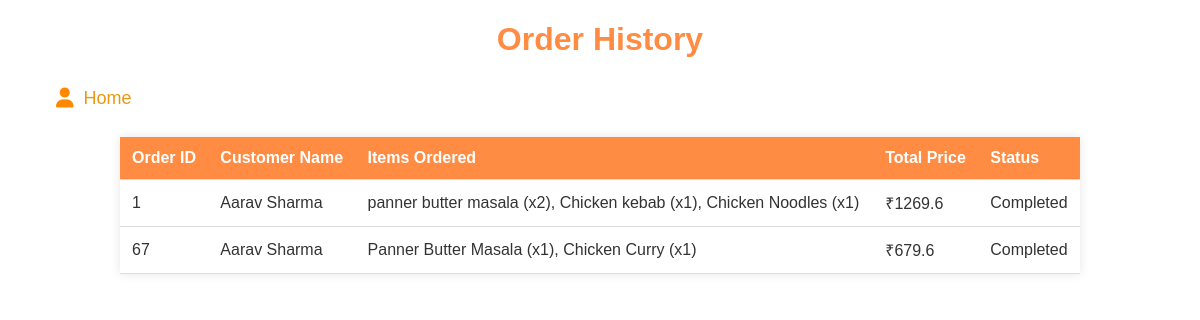
/ordersummary (signed in), run on an earlier commit of the app's database.
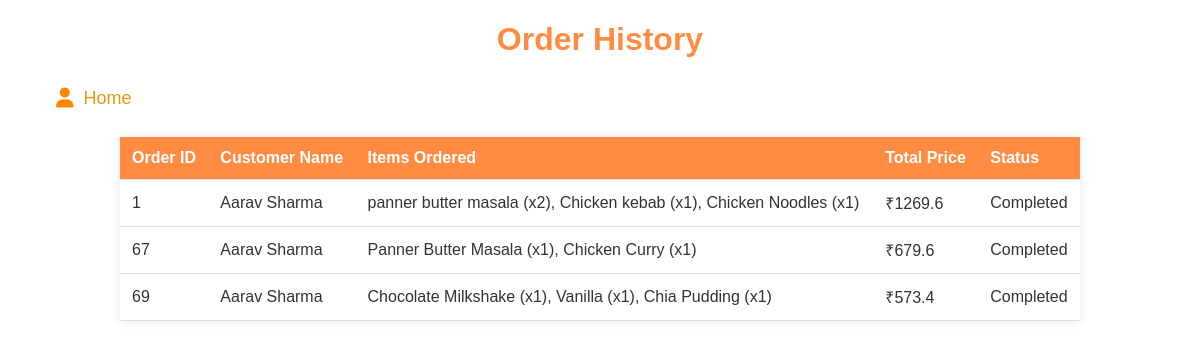
And on a later commit of the database.
### tables this page shows
CREATE TABLE "orders" (
	"id"	INTEGER,
	"items"	TEXT NOT NULL,
	"location"	TEXT NOT NULL,
	"total_price"	REAL NOT NULL,
	"timestamp"	DATETIME DEFAULT CURRENT_TIMESTAMP,
	PRIMARY KEY("id" AUTOINCREMENT)
);

### mergedapp.py (the view)
@app.route('/ordersummary')
def ordersummary():
    conn = get_db_connection()
    name=session["username"]
    print(name)
    cursor = conn.cursor()
    query = '''
        SELECT DISTINCT r.*,o.customerName,ao.status
        FROM orders r
		JOIN Orders_Analysis o on r.id=o.orderID
		JOIN assignedOrders ao on ao.status='Completed'
		WHERE o.customerName= ?
    '''
    orders = cursor.execute(query,(name,)).fetchall()
    conn.close()
    orders_list = [dict(order) for order in orders]
    return render_template('orderhistory.html', orders=orders_list)

### mergedapp.py (called while the page is built)
def get_db_connection():
    conn = sqlite3.connect(DATABASE)  # Timeout to avoid lock
    conn.row_factory = sqlite3.Row
    return conn

### templates/orderhistory.html (shortened to what this page needs)
<!DOCTYPE html>
<html lang="en">
<head>
    <link rel="stylesheet" href="https://cdnjs.cloudflare.com/ajax/libs/font-awesome/6.0.0/css/all.min.css">
</head>
<body>
    <h1>Order History</h1>
    <ul>
        <li><a href="{{ url_for('start') }}"><i class="fa-solid fa-user"></i> Home</a></li>
    </ul>
    {% if orders %}
    <table>
        <thead>
            <tr>
                <th>Order ID</th>
                <th>Customer Name</th>
                <th>Items Ordered</th>
                <th>Total Price</th>
                <th>Status</th>
            </tr>
        </thead>
        <tbody>
            {% for order in orders %}
            <tr>
                <td>{{ order.id }}</td>
                <td>{{ order.customerName }}</td>
                <td>{{ order["items"] }}</td>
                <td>₹{{ order.total_price }}</td>
                <td>{{ order["status"] }}</td>
            </tr>
            {% endfor %}
        </tbody>
    </table>
    {% else %}
    <p class="no-orders">No orders found.</p>
    {% endif %}
</body>
</html>

What changed in the data, as far as the page shows it:
added orders: id "69", customerName "Aarav Sharma", items "Chocolate Milkshake (x1), Vanilla (x1), Chia Pudding (x1)", total_price "573.4", status "Completed"
